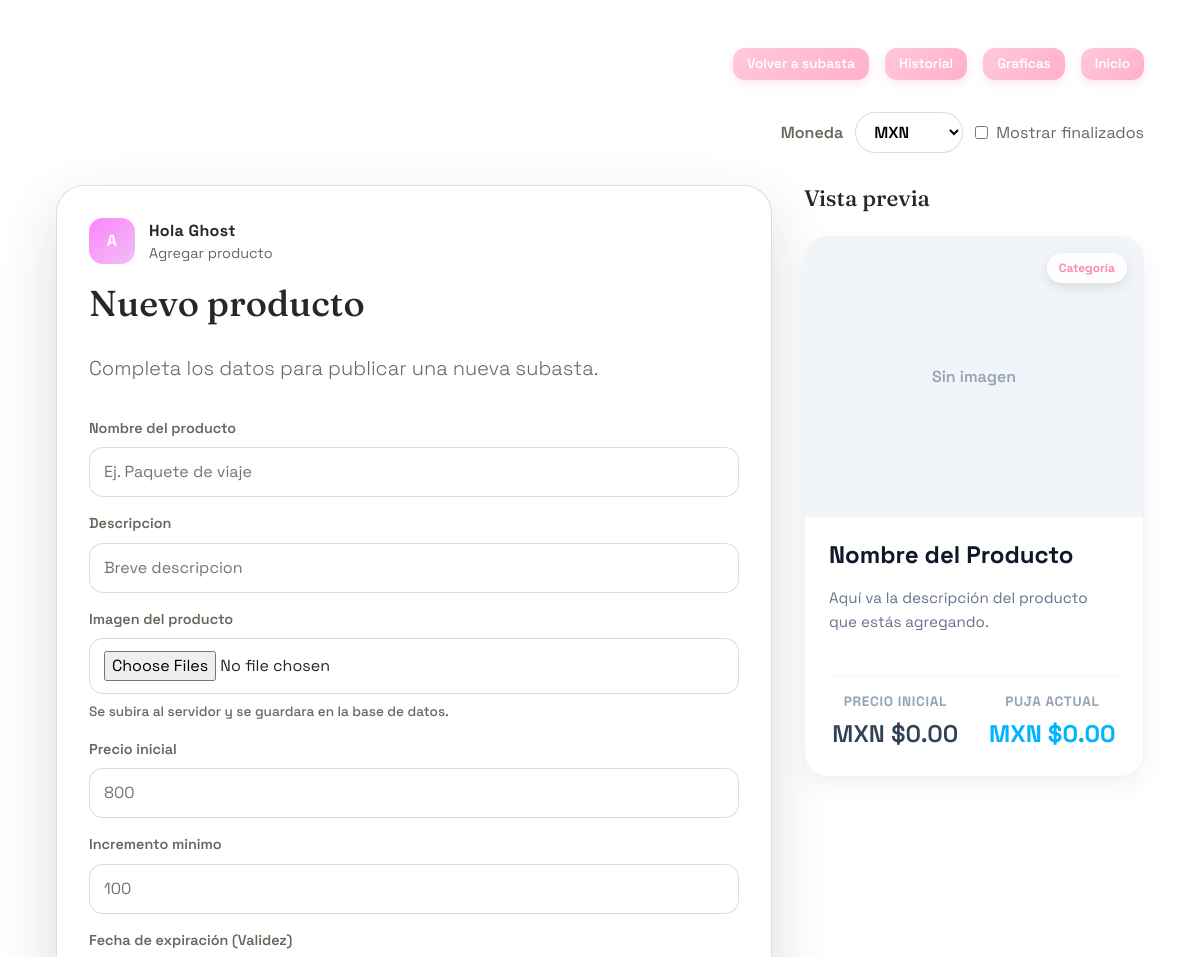
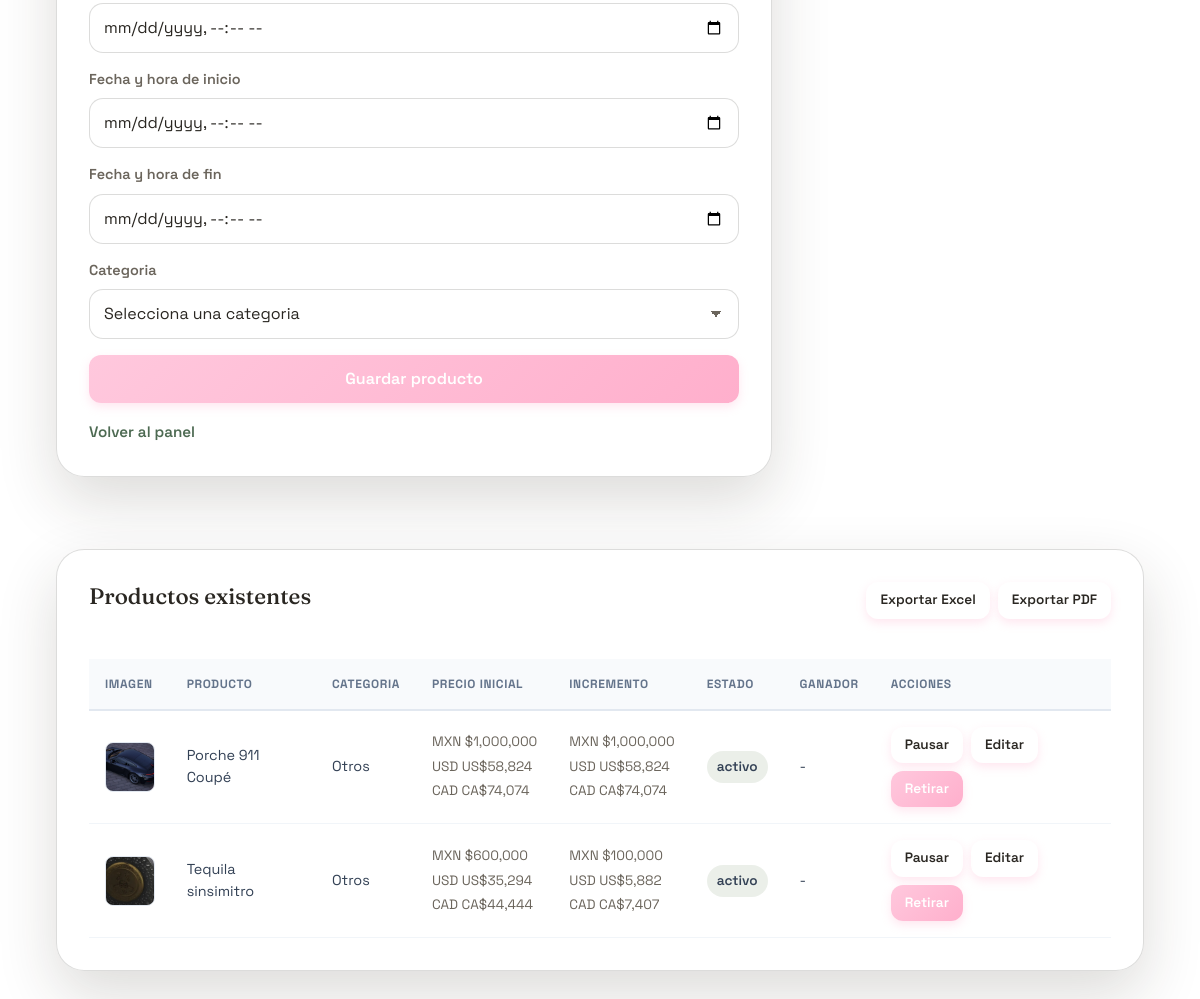
Page /php/productos.php (signed in) on the committed database (2 pictures, top to bottom).
### tables this page shows
CREATE TABLE `productos` (
  `id` int(11) NOT NULL,
  `nombre` varchar(255) NOT NULL,
  `descripcion` text DEFAULT NULL,
  `imagen_url` text DEFAULT NULL,
  `precio_inicial` decimal(10,2) NOT NULL,
  `categoria_id` int(11) DEFAULT NULL,
  `estado` enum('activo','finalizado') DEFAULT 'activo',
  `fecha_creacion` timestamp NOT NULL DEFAULT current_timestamp(),
  `fecha_inicio` datetime DEFAULT NULL,
  `fecha_fin` datetime DEFAULT NULL,
  `incremento_minimo` decimal(10,2) NOT NULL DEFAULT 0.00,
  `fecha_expiracion` datetime DEFAULT NULL
);

CREATE TABLE `categorias` (
  `id` int(11) NOT NULL,
  `nombre` varchar(100) NOT NULL
);

### php/productos.php (the view, shortened to what the rows shown need)
<?php
require_once __DIR__ . "/auth.php";
require_once __DIR__ . "/../config/db.php";
$precioColumn = "predcio_inicial";
$checkPrecio = $mysqli->query("SHOW COLUMNS FROM productos LIKE 'predcio_inicial'");
if ($checkPrecio && $checkPrecio->num_rows === 0) {
    $checkPrecioAlt = $mysqli->query("SHOW COLUMNS FROM productos LIKE 'precio_inicial'");
    if ($checkPrecioAlt && $checkPrecioAlt->num_rows > 0) {
        $precioColumn = "precio_inicial";
    }
}
$hasIncremento = false;
$checkInc = $mysqli->query("SHOW COLUMNS FROM productos LIKE 'incremento_minimo'");
if ($checkInc && $checkInc->num_rows > 0) {
    $hasIncremento = true;
}
$hasInicio = false;
$checkInicio = $mysqli->query("SHOW COLUMNS FROM productos LIKE 'fecha_inicio'");
if ($checkInicio && $checkInicio->num_rows > 0) {
    $hasInicio = true;
}
$hasFin = false;
$checkFin = $mysqli->query("SHOW COLUMNS FROM productos LIKE 'fecha_fin'");
if ($checkFin && $checkFin->num_rows > 0) {
    $hasFin = true;
}
$monedas = ["MXN", "USD", "CAD"];
$mostrarFinalizados = !empty($_GET["finalizados"]);
$limit = 4;
$page = max(1, (int) ($_GET["page"] ?? 1));
$rates = ["MXN" => 1.0, "USD" => 1.0, "CAD" => 1.0];
$ratesResult = $mysqli->query("SELECT moneda, tasa FROM exchange_rates");
if ($ratesResult) {
    while ($row = $ratesResult->fetch_assoc()) {
        $code = strtoupper($row["moneda"] ?? "");
        if (isset($rates[$code])) {
            $rates[$code] = (float) $row["tasa"];
        }
    }
}
function convertAmount($amountMXN, $currency, $rates)
{
    $rate = $rates[$currency] ?? 1.0;
    if ($currency === "MXN" || $rate <= 0) {
        $value = (float) $amountMXN;
    } else {
        $value = (float) $amountMXN / $rate;
    }
    return round($value, 0, PHP_ROUND_HALF_UP);
}
function formatCurrency($amountMXN, $currency, $rates)
{
    $value = convertAmount($amountMXN, $currency, $rates);
    $prefix = "$";
    if ($currency === "USD") {
        $prefix = "US$";
    } elseif ($currency === "CAD") {
        $prefix = "CA$";
    }
    return $prefix . number_format($value, 0);
}
$productos = [];
$selectIncremento = $hasIncremento ? ", p.incremento_minimo" : "";
$selectInicio = $hasInicio ? ", p.fecha_inicio" : "";
$selectFin = $hasFin ? ", p.fecha_fin" : "";
$whereClause = "";
if (!$mostrarFinalizados) {
    $whereClause = " WHERE p.estado <> 'finalizado'";
}
$offset = ($page - 1) * $limit;
$queryProductos = "SELECT p.id, p.nombre, p.imagen_url, p.estado, p.$precioColumn AS precio, c.nombre AS categoria$selectIncremento$selectInicio$selectFin " .
    "FROM productos p LEFT JOIN categorias c ON p.categoria_id = c.id" . $whereClause . " ORDER BY p.id DESC LIMIT $limit OFFSET $offset";
$resultProductos = $mysqli->query($queryProductos);
if ($resultProductos) {
    while ($row = $resultProductos->fetch_assoc()) {
        $productos[] = $row;
    }
}
$ganadores = [];
$isAdmin = is_admin();
?>
<!DOCTYPE html>
<html lang="es">
<head>
    <link href="https://cdn.jsdelivr.net/npm/bootstrap@5.3.3/dist/css/bootstrap.min.css" rel="stylesheet" />
    <link rel="stylesheet" href="https://cdnjs.cloudflare.com/ajax/libs/cropperjs/1.6.1/cropper.min.css" />
    <link rel="stylesheet" href="https://cdn.jsdelivr.net/npm/flatpickr/dist/flatpickr.min.css">
    <link href="../css/style.css" rel="stylesheet" />
</head>
<body class="auth-page products-page">
    <main class="auth admin-layout">
        <div class="product-creation-group">
        <section class="auth-card admin-new">
            <h1>Nuevo producto</h1>
        </section>
        <aside class="product-preview-wrapper">
            <div class="preview-card">
                <div class="preview-info">
                    <h2 id="preview-name-desktop" class="preview-product-title">Nombre del Producto</h2>
                </div>
            </div>
        </aside>
        </div>
        <section class="auth-card admin-products">
            <div class="section-header">
                <h2 class="section-title">Productos existentes</h2>
            </div>
            <div class="table-wrap">
                <table class="products-table">
                    <thead>
                        <tr>
                            <th>Imagen</th>
                            <th>Producto</th>
                            <th>Categoria</th>
                            <th>Precio inicial</th>
                            <?php if ($hasIncremento) { ?>
                                <th>Incremento</th>
                            <?php } ?>
                            <th>Estado</th>
                            <th>Ganador</th>
                            <th>Acciones</th>
                        </tr>
                    </thead>
                    <tbody>
                        <?php if (count($productos) === 0) { ?>
                            <tr>
                                <td colspan="<?php echo $hasIncremento ? 8 : 7; ?>">No hay productos registrados.</td>
                            </tr>
                        <?php } else { ?>
                            <?php foreach ($productos as $producto) { ?>
                                <?php
                                    $img = $producto["imagen_url"] ?? "";
                                    $imagenes = json_decode($img, true);
                                    $imagenes = array_filter(array_map(function($path) {
                                        $path = trim($path);
                                        if ($path === "") return null;
                                        return ($path[0] !== "/" && !preg_match("~^https?://~", $path)) ? "../" . $path : $path;
                                    }, $imagenes));
                                    $imagenes = array_values($imagenes);
                                    $firstImage = $imagenes[0] ?? "";
                                ?>
                                <tr>
                                    <td data-label="Imagen">
                                        <?php if ($firstImage !== "") { ?>
                                            <img class="thumb" src="<?php echo htmlspecialchars($firstImage); ?>" alt="" />
                                        <?php } ?>
                                    </td>
                                    <td data-label="Producto"><?php echo htmlspecialchars($producto["nombre"] ?? ""); ?></td>
                                    <td data-label="Categoria"><?php echo htmlspecialchars($producto["categoria"] ?? "Sin categoria"); ?></td>
                                    <td data-label="Precio inicial">
                                        <div class="currency-stack">
                                            <?php foreach ($monedas as $code) { ?>
                                                <div class="currency-line">
                                                    <?php echo htmlspecialchars($code . " " . formatCurrency((float) $producto["precio"], $code, $rates)); ?>
                                                </div>
                                            <?php } ?>
                                        </div>
                                    </td>
                                    <?php if ($hasIncremento) { ?>
                                        <td data-label="Incremento">
                                            <div class="currency-stack">
                                                <?php foreach ($monedas as $code) { ?>
                                                    <div class="currency-line">
                                                        <?php echo htmlspecialchars($code . " " . formatCurrency((float) ($producto["incremento_minimo"] ?? 0), $code, $rates)); ?>
                                                    </div>
                                                <?php } ?>
                                            </div>
                                        </td>
                                    <?php } ?>
                                    <td data-label="Estado"><span class="status-tag"><?php echo htmlspecialchars($producto["estado"] ?? ""); ?></span></td>
                                    <td data-label="Ganador">
                                        <?php if (($producto["estado"] ?? "") === "finalizado") { ?>
                                            <?php $ganador = $ganadores[(int) $producto["id"]] ?? null; ?>
                                            <?php if ($ganador) { ?>
                                                <div class="winner">
                                                    <div class="winner-name"><?php echo htmlspecialchars($ganador["nombre_usuario"] ?? ""); ?></div>
                                                    <div class="winner-meta"><?php echo htmlspecialchars($ganador["correo_usuario"] ?? ""); ?></div>
                                                    <div class="winner-meta"><?php echo htmlspecialchars($ganador["telefono_usuario"] ?? ""); ?></div>
                                                    <div class="winner-amount">
                                                        <div class="currency-stack">
                                                            <?php foreach ($monedas as $code) { ?>
                                                                <div class="currency-line">
                                                                    <?php echo htmlspecialchars($code . " " . formatCurrency((float) ($ganador["monto_puja"] ?? 0), $code, $rates)); ?>
                                                                </div>
                                                            <?php } ?>
                                                        </div>
                                                    </div>
                                                </div>
                                            <?php } else { ?>
                                                <span class="text-xs text-slate-400">Sin pujas</span>
                                            <?php } ?>
                                        <?php } else { ?>
                                            <span class="text-xs text-slate-400">-</span>
                                        <?php } ?>
                                    </td>
                                    <td data-label="Acciones">
                                        <div class="action-row">
                                            <?php if ($isAdmin) { ?>
                                                <?php if (($producto["estado"] ?? "") === "activo") { ?>
                                                    <form action="cambiar_estado_producto.php" method="post" onsubmit="return confirm('Quieres pausar este producto?');">
                                                        <button class="btn btn-small btn-outline" type="submit">Pausar</button>
                                                    </form>
                                                <?php } ?>
                                                <a class="btn btn-small btn-outline" href="editar_producto.php?id=<?php echo (int) $producto["id"]; ?>">Editar</a>
                                                <form action="retirar_producto.php" method="post" onsubmit="return confirm('Quieres retirar este producto de la subasta?');">
                                                    <button class="btn btn-small" type="submit">Retirar</button>
                                                </form>
                                            <?php } else { ?>
                                                <span class="field-hint">Solo admin</span>
                                            <?php } ?>
                                        </div>
                                    </td>
                                </tr>
                            <?php } ?>
                        <?php } ?>
                    </tbody>
                </table>
            </div>
        </section>
    </main>
</body>
</html>

### rows in the picture
productos: shows a picture, nombre "Porche 911 Coupé", categoria.nombre "Otros", precio_inicial "MXN $1,000,000", precio_inicial "USD US$58,824", precio_inicial "CAD CA$74,074", incremento_minimo "MXN $1,000,000", incremento_minimo "USD US$58,824", incremento_minimo "CAD CA$74,074", estado "activo"
productos: shows a picture, nombre "Tequila sinsimitro", categoria.nombre "Otros", precio_inicial "MXN $600,000", precio_inicial "USD US$35,294", precio_inicial "CAD CA$44,444", incremento_minimo "MXN $100,000", incremento_minimo "USD US$5,882", incremento_minimo "CAD CA$7,407", estado "activo"

### other values in the picture
$adminName "Ghost"
form field moneda "MXN"
